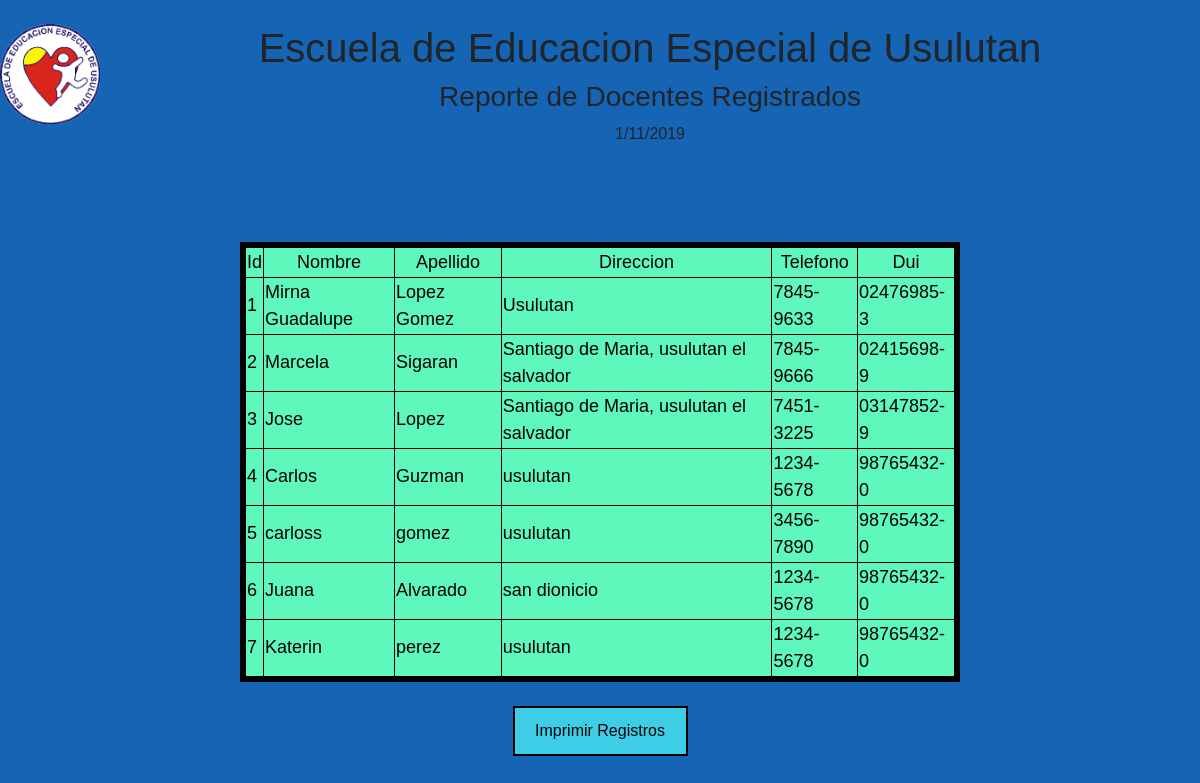
The app's page /vistas/docente/vistado.php with its own data.
### tables this page shows
CREATE TABLE `docente` (
  `id_d` int(20) NOT NULL,
  `nombre` varchar(100) NOT NULL,
  `apellido` varchar(100) NOT NULL,
  `direccion` varchar(100) NOT NULL,
  `telefono` varchar(20) NOT NULL,
  `dui` varchar(20) NOT NULL,
  `usuario` varchar(20) NOT NULL,
  `clave` varchar(20) NOT NULL
);

### public/vistas/docente/vistado.php (the view, shortened to what this page needs)
<?php
include '../../../conexion.php';
 ?>
<!DOCTYPE html>
<html>
<head>
    <link rel="stylesheet" href="../../../public/bootstrap-4.3.1-dist/css/bootstrap.css">
    <link rel="stylesheet" href="../../../public/css/registro_encargado.css">
        <link rel="stylesheet" href="../../../public/css/mostrar.css">
	<br>
	<img src="../../img/icono.png" width="100" height="100" align="left" >
	<h1>Escuela de Educacion Especial de Usulutan</h1>
	<h3>Reporte de Docentes Registrados</h3>
</head>
	<br>
	<br><br>
<body>
<center>
<br>
	<br>
	<table border="1" >
		<tr>
			<td align="center">Id</td>
			<td align="center">Nombre</td>
			<td align="center">Apellido</td>
			<td align="center">Direccion</td>
			<td align="center">Telefono</td>
			<td align="center">Dui</td>
		</tr>
		<?php
		$sql="SELECT * from docente";
		$result=mysqli_query($conexion,$sql);
		while($mostrar=mysqli_fetch_array($result)){
		 ?>
		<tr>
			<td><?php echo $mostrar['id_d'] ?></td>
			<td><?php echo $mostrar['nombre'] ?></td>
			<td><?php echo $mostrar['apellido'] ?></td>
			<td><?php echo $mostrar['direccion'] ?></td>
			<td><?php echo $mostrar['telefono'] ?></td>
			<td><?php echo $mostrar['dui'] ?></td>
		</tr>
	<?php
	}
	 ?>
	</table><br>
	<center><tr><input type="button" value="Imprimir Registros" class="nover" onClick="window.print()" class="btn btn-primary" style="width:175px;height:50px"></tr></center>
</center>
</body><br>
	<br>
</html>

### public/css/registro_encargado.css (style rules this page uses)
body { background-color: #1565b4; height: 100px; text-align: center; align-content: center; }

### public/css/mostrar.css (style rules this page uses)
body { background-image: url(../img/sdc.jpg); background-repeat: no-repeat center top; margin: 0; padding: 0; background-size: cover; font-family: sans-serif; height: 100vh; }
table { align-content: center; border: 1px #0c0d0d; outline: 250px; height: 350px; width: 60%; background: #5ef7bc; color: #000000; font-size: 18px; border: 6px black solid; }
input { background: #3ecde6; border: 2px black solid; }

### public/vistas/docente/vistado.php (style rules this page uses)
.nover { display:none }

### records on screen
docente: id_d "1", nombre "Mirna Guadalupe", apellido "Lopez Gomez", direccion "Usulutan", telefono "7845-9633", dui "02476985-3"
docente: id_d "2", nombre "Marcela", apellido "Sigaran", direccion "Santiago de Maria, usulutan el salvador", telefono "7845-9666", dui "02415698-9"
docente: id_d "3", nombre "Jose", apellido "Lopez", direccion "Santiago de Maria, usulutan el salvador", telefono "7451-3225", dui "03147852-9"
docente: id_d "4", nombre "Carlos", apellido "Guzman", direccion "usulutan", telefono "1234-5678", dui "98765432-0"
docente: id_d "5", nombre "carloss", apellido "gomez", direccion "usulutan", telefono "3456-7890", dui "98765432-0"
docente: id_d "6", nombre "Juana", apellido "Alvarado", direccion "san dionicio", telefono "1234-5678", dui "98765432-0"
docente: id_d "7", nombre "Katerin", apellido "perez", direccion "usulutan", telefono "1234-5678", dui "98765432-0"
